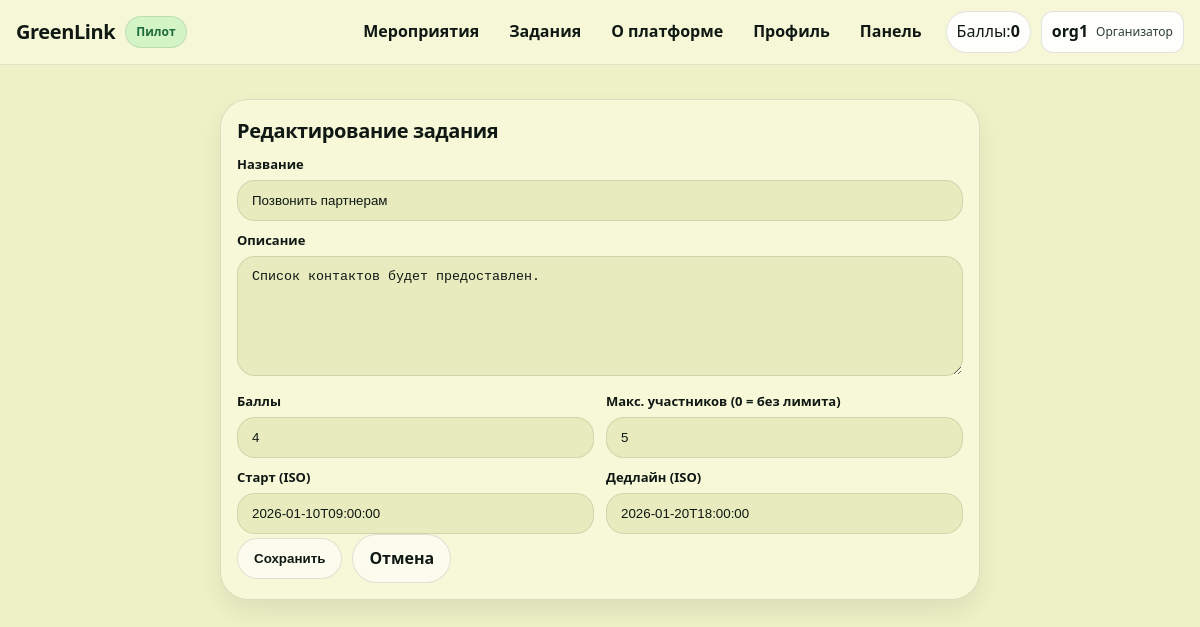
Screenshot of /manage/tasks/2/edit (signed in) with the database file from the repository.
### tables this page shows
CREATE TABLE users (
  id INTEGER PRIMARY KEY AUTOINCREMENT,
  username TEXT NOT NULL UNIQUE,
  password_hash TEXT NOT NULL,
  role TEXT NOT NULL CHECK(role IN ('admin','organizer','volunteer')),
  created_at TEXT NOT NULL,
  is_blocked INTEGER NOT NULL DEFAULT 0,
  warnings_count INTEGER NOT NULL DEFAULT 0,
  last_warning_at TEXT,
  full_name TEXT,
  group_name TEXT,
  faculty TEXT,
  age INTEGER,
  university_id INTEGER,
  points INTEGER NOT NULL DEFAULT 0, education_text TEXT, bio_text TEXT,
  FOREIGN KEY (university_id) REFERENCES universities(id)
);

CREATE TABLE tasks (
  id INTEGER PRIMARY KEY AUTOINCREMENT,
  name TEXT NOT NULL,
  description TEXT,
  points INTEGER NOT NULL DEFAULT 0,
  start_time TEXT,
  end_time TEXT,
  max_participants INTEGER NOT NULL DEFAULT 0,
  created_by INTEGER,
  created_at TEXT NOT NULL,
  FOREIGN KEY (created_by) REFERENCES users(id)
);

### app/routes.py (the view, shortened to what this page needs)
@bp.route("/manage/tasks/<int:task_id>/edit", methods=["GET","POST"])
@login_required
@roles_required("admin","organizer")
def task_edit(task_id: int):
    db = get_db()
    t = db.execute("SELECT * FROM tasks WHERE id=?", (task_id,)).fetchone()
    if not t:
        flash("Задание не найдено.", "error")
        return redirect(url_for("main.tasks"))
    if not _is_manager_for_item(t):
        flash("Недостаточно прав.", "error")
        return redirect(url_for("main.task_detail", task_id=task_id))
    return render_template("task_edit.html", t=t)

### app/auth.py (called while the page is built)
def current_user():
    if "user_id" not in session:
        return None
    if getattr(g, "_current_user", None) is None:
        db = get_db()
        g._current_user = db.execute("SELECT * FROM users WHERE id=?", (session["user_id"],)).fetchone()
    return g._current_user

def login_required(view):
    @wraps(view)
    def wrapped(*args, **kwargs):
        u = current_user()
        if not u:
            return redirect(url_for("main.login", next=request.path))
        if u["is_blocked"]:
            session.clear()
            flash("Ваш аккаунт заблокирован. Обратитесь к администратору.", "error")
            return redirect(url_for("main.login"))
        return view(*args, **kwargs)
    return wrapped

def roles_required(*roles):
    def deco(view):
        @wraps(view)
        def wrapped(*args, **kwargs):
            u = current_user()
            if not u:
                return redirect(url_for("main.login", next=request.path))
            if u["role"] not in roles:
                flash("Недостаточно прав для доступа к разделу.", "error")
                return redirect(url_for("main.index"))
            return view(*args, **kwargs)
        return wrapped
    return deco

### app/db.py (called while the page is built)
def get_db():
    if "db" not in g:
        db_path = current_app.config["DB_PATH"]
        os.makedirs(os.path.dirname(os.path.abspath(db_path)), exist_ok=True)
        g.db = sqlite3.connect(db_path)
        g.db.row_factory = sqlite3.Row
        g.db.execute("PRAGMA foreign_keys = ON;")
    return g.db

### app/routes.py (called while the page is built)
def _is_manager_for_item(item_row):
    u = current_user()
    if not u or not item_row:
        return False
    if u["role"] == "admin":
        return True
    if u["role"] != "organizer":
        return False
    try:
        keys = item_row.keys()
    except Exception:
        keys = []
    if "created_by" not in keys:
        return False
    return int(item_row["created_by"] or 0) == int(u["id"])

@bp.context_processor
def inject_user():
    return {"current_user": current_user()}

### app/templates/task_edit.html (shortened to what this page needs)
{% extends "base.html" %}
{% block content %}
  <div class="card" style="max-width:760px; margin:16px auto;">
    <h2>{% if t %}Редактирование задания{% else %}Новое задание{% endif %}</h2>
    <form method="post">
      <label>Название</label>
      <input name="name" required value="{{ t.name if t else '' }}">
      <label style="margin-top:10px;">Описание</label>
      <textarea name="description">{{ t.description if t else '' }}</textarea>
      <div class="row" style="margin-top:10px;">
        <div>
          <label>Баллы</label>
          <input name="points" value="{{ t.points if t else 0 }}">
        </div>
        <div>
          <label>Макс. участников (0 = без лимита)</label>
          <input name="max_participants" value="{{ t.max_participants if t else 0 }}">
        </div>
      </div>
      <div class="row" style="margin-top:10px;">
        <div>
          <label>Старт (ISO)</label>
          <input name="start_time" value="{{ t.start_time if t else '' }}">
        </div>
        <div>
          <label>Дедлайн (ISO)</label>
          <input name="end_time" value="{{ t.end_time if t else '' }}">
        </div>
      </div>
      <div class="form-actions">
        <button class="btn" type="submit">{% if t %}Сохранить{% else %}Создать{% endif %}</button>
        <a class="btn secondary" href="{{ url_for('main.tasks') }}">Отмена</a>
      </div>
    </form>
  </div>
{% endblock %}

### app/templates/base.html (shortened to what this page needs)
<!doctype html>
<html lang="ru">
<head>
  <link rel="stylesheet" href="{{ url_for('static', filename='style.css') }}">
</head>
<body>
  <header class="topbar" id="topbar">
    <div class="container topbar-inner">
      <a class="brand" href="{{ url_for('main.index') }}" aria-label="На главную">
        <span class="brand-name">GreenLink</span>
        <span class="brand-badge">Пилот</span>
      </a>
      <div class="header-panel" id="header-panel">
        <nav class="nav" aria-label="Основная навигация">
          <a class="nav-link" href="{{ url_for('main.events') }}">Мероприятия</a>
          <a class="nav-link" href="{{ url_for('main.tasks') }}">Задания</a>
          <a class="nav-link" href="{{ url_for('main.about') }}">О платформе</a>
          {% if current_user %}
            <a class="nav-link" href="{{ url_for('main.profile') }}">Профиль</a>
            {% if current_user.role in ['admin','organizer'] %}
              <a class="nav-link" href="{{ url_for('main.manage') }}">Панель</a>
            {% endif %}
          {% endif %}
        </nav>
        <div class="top-actions">
          {% if current_user %}
            {% set role_labels = {'admin':'Администратор','organizer':'Организатор','volunteer':'Волонтёр'} %}
            <div class="points">Баллы: <strong>{{ current_user.points }}</strong></div>
            <details class="user">
              <summary class="user-sum">
                <span class="user-name">{{ current_user.username }}</span>
                <span class="user-role">{{ role_labels.get(current_user.role, current_user.role) }}</span>
              </summary>
            </details>
          {% else %}
            <a class="btn ghost" href="{{ url_for('main.login') }}">Войти</a>
            <a class="btn primary" href="{{ url_for('main.register') }}">Регистрация</a>
          {% endif %}
        </div>
      </div>
    </div>
  </header>
  <main class="container page">
    {% block content %}{% endblock %}
  </main>
</body>
</html>

### rows the page displays
users: points "0", username "org1", get "Организатор"
tasks: name "Позвонить партнерам", description "Список контактов будет предоставлен.", points "4", max_participants "5", start_time "2026-01-10T09:00:00", end_time "2026-01-20T18:00:00"
